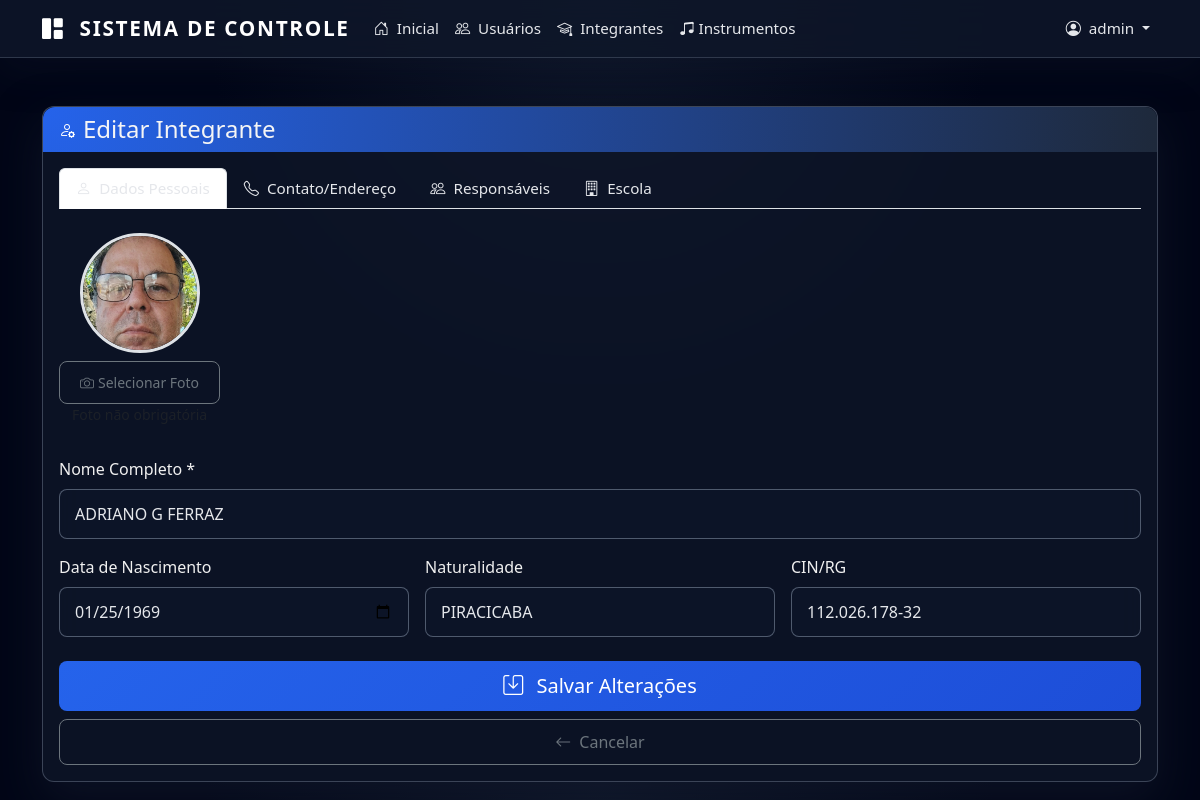
Page /admin/aluno/edit/1 (signed in) on the earlier database version.
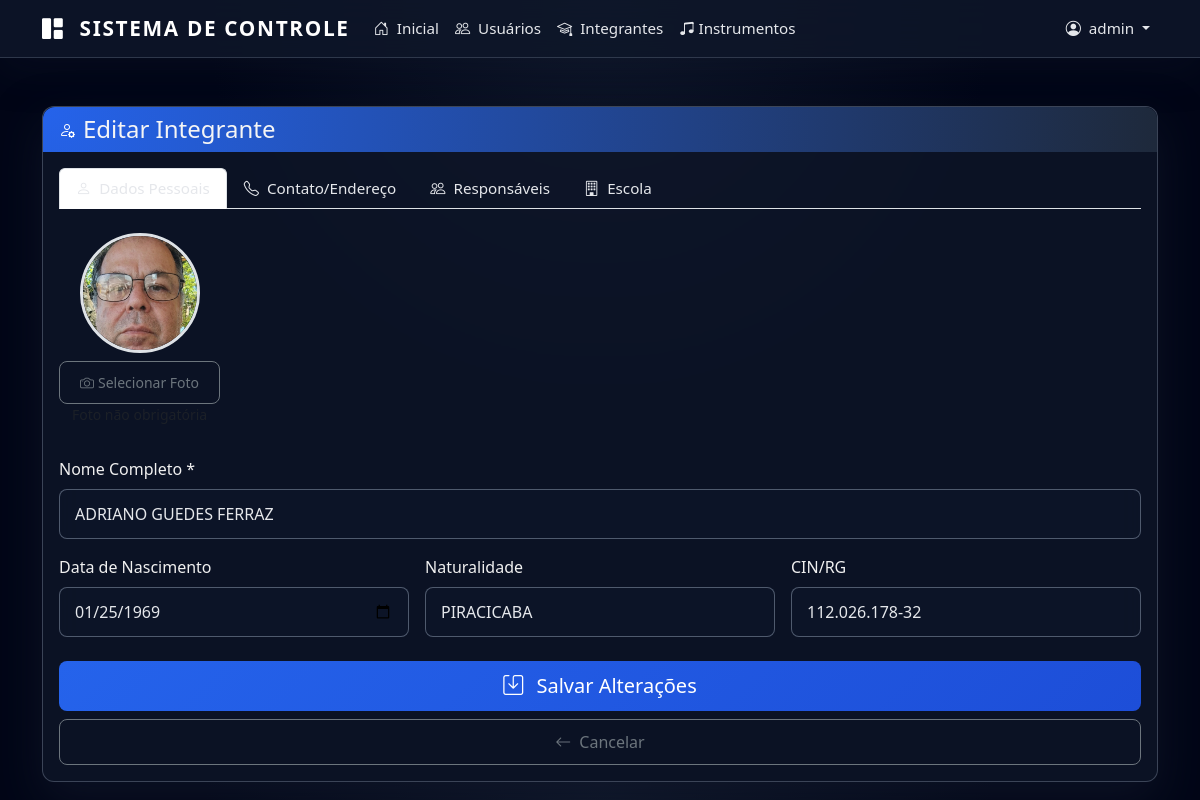
Same page on the later database version.
### app/models.py (models this page shows)
class Aluno(db.Model):
    id = db.Column(db.Integer, primary_key=True)
    nome = db.Column(db.String(200), nullable=False)
    data_nascimento = db.Column(db.Date, nullable=True)
    naturalidade = db.Column(db.String(100))
    cin_rg = db.Column(db.String(20), unique=True)
    email = db.Column(db.String(150))
    telefone = db.Column(db.String(20))
    cep = db.Column(db.String(10))
    endereco = db.Column(db.String(300))
    bairro = db.Column(db.String(100))
    cidade = db.Column(db.String(100))
    estado = db.Column(db.String(2))
    foto_path = db.Column(db.String(500))
    ativo = db.Column(db.Boolean, default=True)
    numero = db.Column(db.String(20))
    complemento = db.Column(db.String(200))
    created_at = db.Column(db.DateTime, default=datetime.utcnow)
    responsaveis = db.relationship('Responsavel', backref='aluno', lazy=True, cascade='all, delete-orphan')
    uniforme = db.relationship('Uniforme', backref='aluno', lazy=True, cascade='all, delete-orphan')
    presencas = db.relationship('Presenca', backref='aluno', lazy=True, cascade='all, delete-orphan')
    instrumentos = db.relationship('AlunoInstrumento', backref='aluno', lazy=True, cascade='all, delete-orphan')
    escolas = db.relationship('AlunoEscola', backref='aluno', lazy=True, cascade='all, delete-orphan')

### app/routes.py (the view, shortened to what this page needs)
@main_bp.route("/admin/aluno/edit/<int:aluno_id>", methods=["GET", "POST"])
@login_required
@admin_required
def editar_aluno(aluno_id):
    aluno = Aluno.query.get_or_404(aluno_id)
    escolas = Escola.query.all()
    instrumentos = Instrumento.query.filter_by(ativo=True).all()
    tipos_instrumento = TipoInstrumento.query.all()
    naipes = Naipe.query.all()
    return render_template("admin_aluno_form.html",
                           aluno=aluno,
                           titulo="Editar Integrante",
                           escolas=escolas,
                           instrumentos=instrumentos,
                           tipos_instrumento=tipos_instrumento,
                           naipes=naipes)

### app/__init__.py (called while the page is built)
@login_manager.user_loader
def load_user(user_id):
    from .models import User
    return User.query.get(int(user_id))

### app/utils.py (called while the page is built)
def admin_required(f):
    @wraps(f)
    def decorated_function(*args, **kwargs):
        if not current_user.is_authenticated:
            return redirect(url_for("auth.login"))
        if not current_user.is_admin:
            flash("Acesso restrito ao administrador.")
            return redirect(url_for("main.dashboard"))
        return f(*args, **kwargs)
    return decorated_function

### templates/admin_aluno_form.html (shortened to what the changed rows need)
{% extends "base.html" %}
{% block content %}
<div class="container mt-5 fade-in">
  <div class="row justify-content-center">
    <div class="col-lg-12">
      <div class="card">
        <div class="card-body">
          <form method="POST" enctype="multipart/form-data">
            <div class="tab-content" id="alunoTabsContent">
              <div class="tab-pane fade show active" id="dados-pessoais" role="tabpanel">
                <div class="row g-3">
                  <div class="col-12 mb-3">
                    <div class="d-flex align-items-center gap-3">
                      <div class="text-center">
                        {% if aluno and aluno.foto_path %}
                        <img id="preview-foto" src="{{ url_for('static', filename=aluno.foto_path) }}"
                             alt="Foto do aluno" class="rounded-circle" style="width: 120px; height: 120px; object-fit: cover; border: 3px solid #dee2e6;">
                        {% else %}
                        <i id="preview-foto" class="bi bi-person-circle text-secondary"
                           style="font-size: 5rem; border: 3px solid #dee2e6; border-radius: 50%;"></i>
                        {% endif %}
                        <div class="mt-2">
                          <label for="foto" class="btn btn-sm btn-outline-secondary">
                          </label>
                        </div>
                        <small class="text-muted d-block">Foto não obrigatória</small>
                      </div>
                    </div>
                  </div>
                  <div class="col-12">
                    <label for="nome" class="form-label">Nome Completo *</label>
<input type="text" name="nome" id="nome" class="form-control text-uppercase"
                           value="{{ aluno.nome if aluno else '' }}" required oninput="this.value = this.value.toUpperCase()">
                  </div>
                  <div class="col-md-4">
                    <label for="data_nascimento" class="form-label">Data de Nascimento</label>
                    <input type="date" name="data_nascimento" id="data_nascimento"
                           class="form-control"
                           value="{{ aluno.data_nascimento if aluno else '' }}">
                  </div>
                  <div class="col-md-4">
                    <label for="naturalidade" class="form-label">Naturalidade</label>
<input type="text" name="naturalidade" id="naturalidade"
                           class="form-control text-uppercase"
                           value="{{ aluno.naturalidade if aluno else '' }}" oninput="this.value = this.value.toUpperCase()">
                  </div>
                  <div class="col-md-4">
                    <label for="cin_rg" class="form-label">CIN/RG</label>
                    <input type="text" name="cin_rg" id="cin_rg" class="form-control"
                           value="{{ aluno.cin_rg if aluno else '' }}">
                  </div>
                </div>
              </div>
            </div>
          </form>
        </div>
      </div>
    </div>
  </div>
</div>
{% endblock %}

Differences in the rows shown:
changed Aluno "PIRACICABA": nome "ADRIANO G FERRAZ" → "ADRIANO GUEDES FERRAZ"
